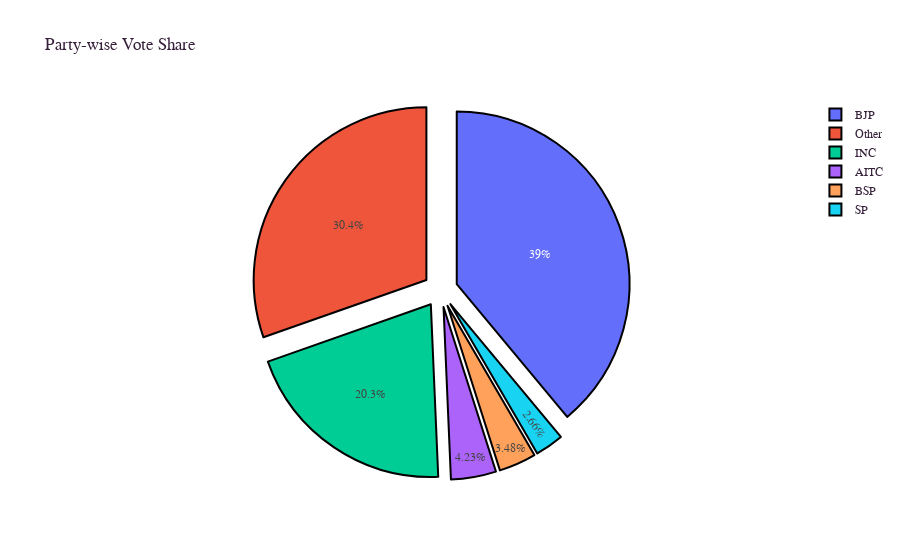

Here is the notebook cell this chart was saved with:
### Code cell
# Create a dataframe with total number of votes won by each party
result = df[df['WINNER'] == 1].groupby('PARTY')['WINNER'].size()
vote_Share = df.groupby('PARTY')['TOTALVOTES'].sum()
vote_Share_df = pd.DataFrame(data=vote_Share, index=vote_Share.index).sort_values(by="TOTALVOTES", ascending=False)
vote_Share_df.reset_index(level=0, inplace=True)

# Sort out the top five parties according to the total number of votes
vote_share_top5 = df.groupby('PARTY')['TOTALVOTES'].sum().nlargest(5).index.tolist()

# Create a method to label parties as 'Other' if they are not top five in total number of votes.
def sort_party(data):
    '''
    Method to label parties as 'Other' if they are not top five in total number of votes.
    data: input rows
    '''
    if data['PARTY'] not in vote_share_top5:
        return 'Other'
    else:
        return data['PARTY']

# Calling the method
df['Party New'] = df.apply(sort_party, axis=1)

# Visualize Party-wise vote share
vote_count = df.groupby('Party New')['TOTALVOTES'].sum()
vote_count_fig = go.Figure(go.Pie(labels=vote_count.index, 
                                  values=vote_count.values,
                                  pull=[0.1, 0.1, 0.1, 0.1, 0.1, 0.1],
                                  marker=dict(line=dict(color="#000000", 
                                                        width=2))))
vote_count_fig.update_layout(title_text='Party-wise Vote Share',
                             font_family="Courier New",
                             font_color="#351f39",
                             title_font_family="Courier New",
                             title_font_color="#351f39")
vote_count_fig.show()

### Figure 1 — Plotly figure (JSON) as saved in the notebook; plotly's stock layout.template omitted (floating-point values rounded to 4 significant figures)
{"data": [{"labels": ["AITC", "BJP", "BSP", "INC", "Other", "SP"], "marker": {"line": {"color": "#000000", "width": 2}}, "pull": [0.1, 0.1, 0.1, 0.1, 0.1, 0.1], "type": "pie", "values": [24832104, 228938556, 20445870, 119330534, 178545701, 15616282]}], "layout": {"font": {"color": "#351f39", "family": "Courier New"}, "title": {"font": {"color": "#351f39", "family": "Courier New"}, "text": "Party-wise Vote Share"}}}
